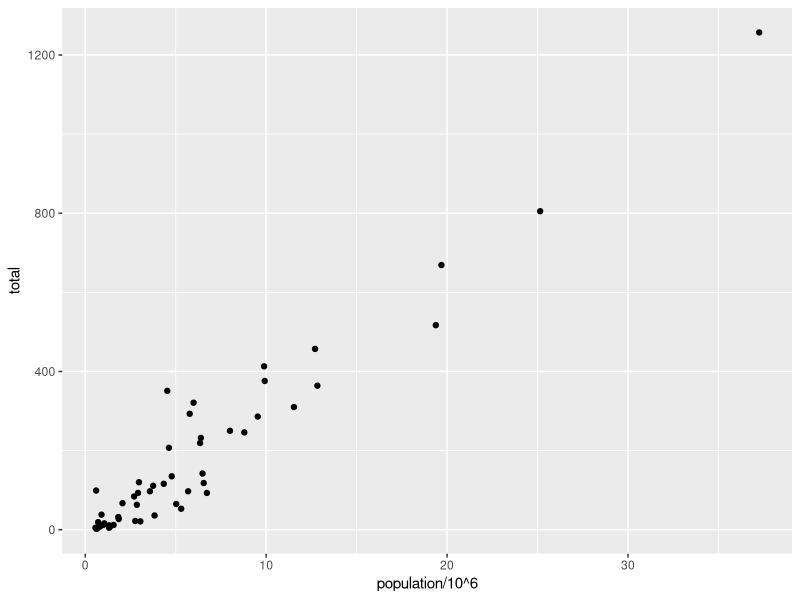
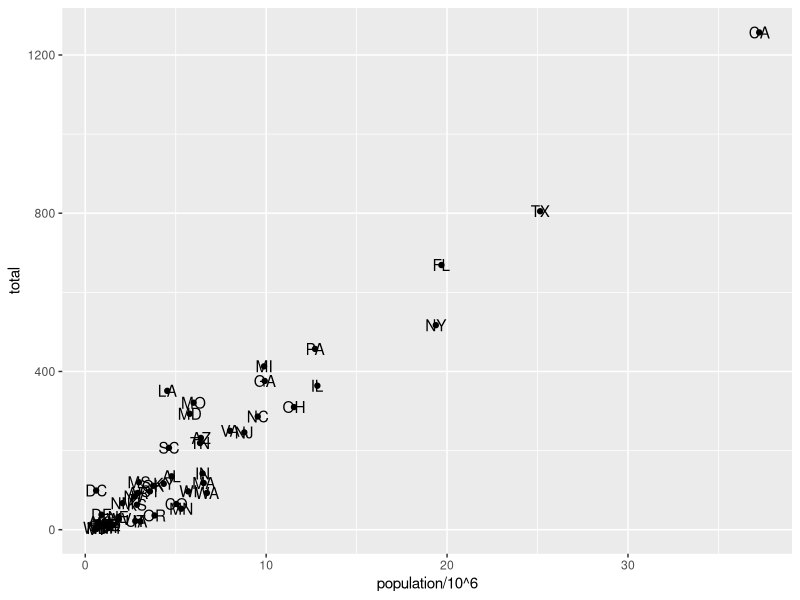
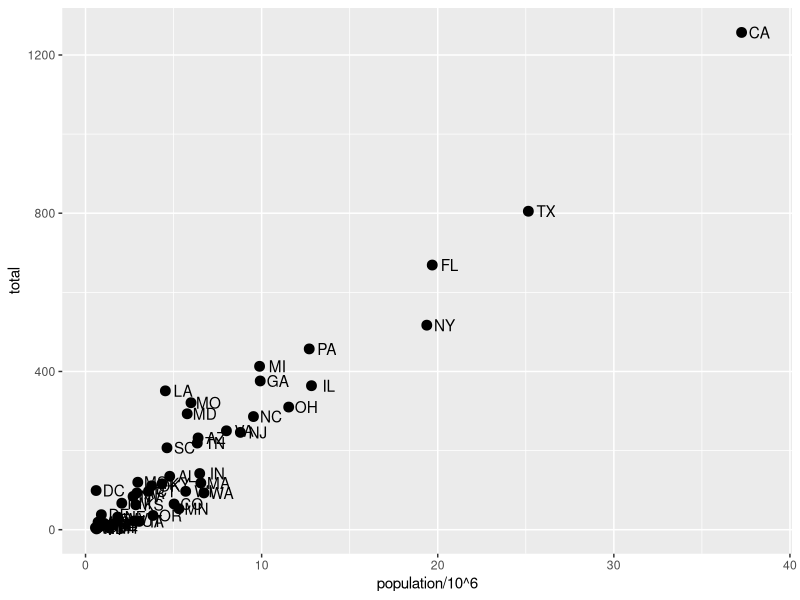
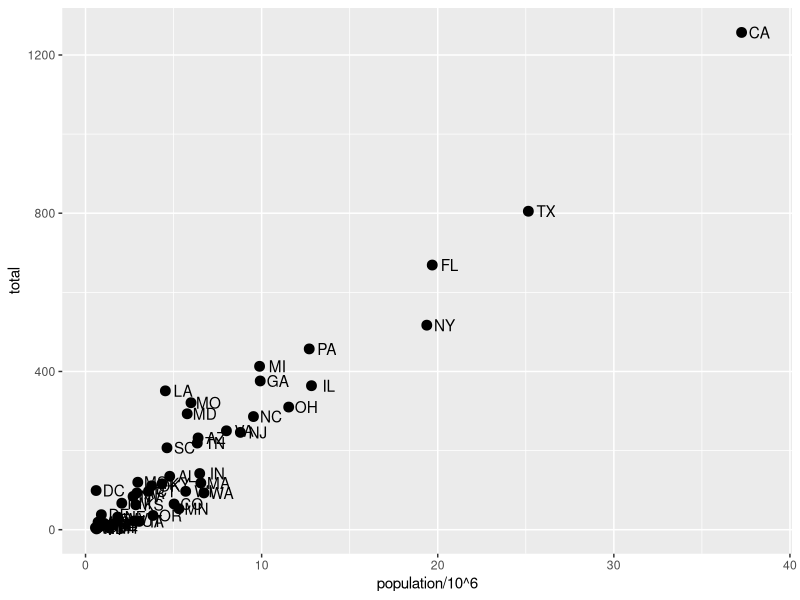
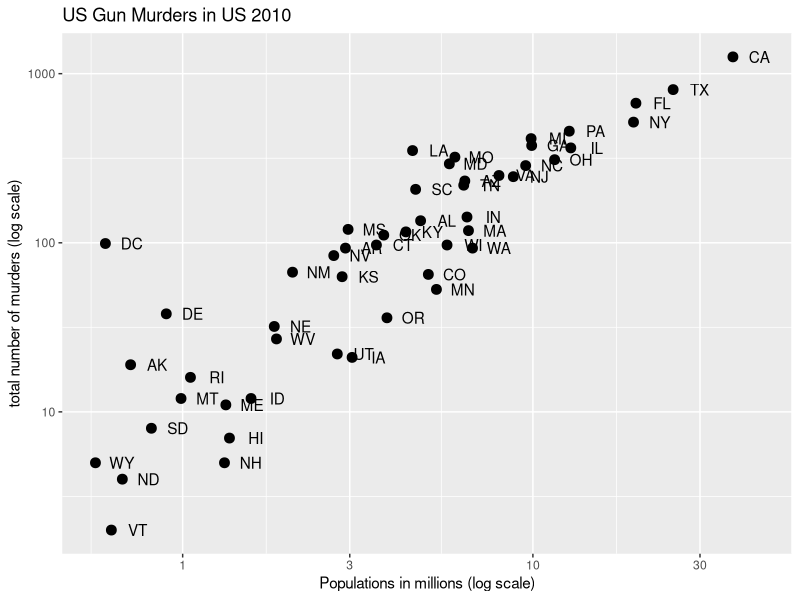
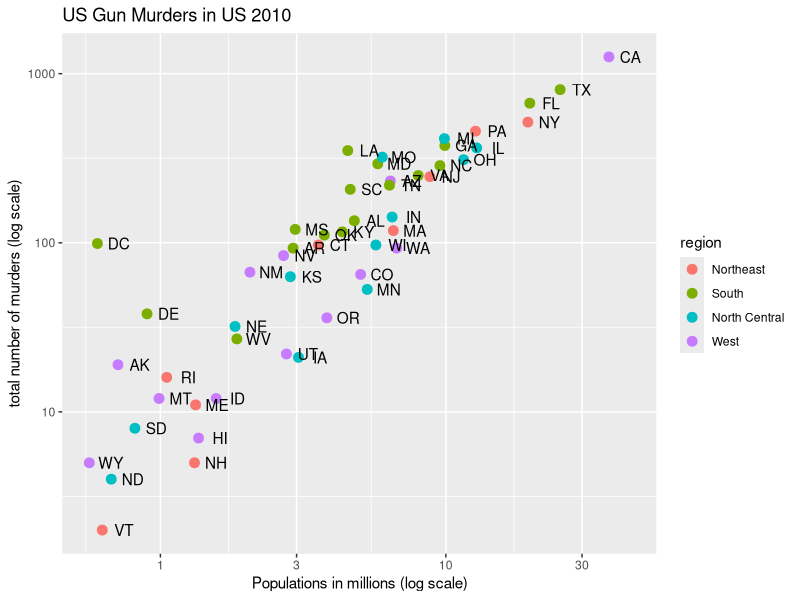
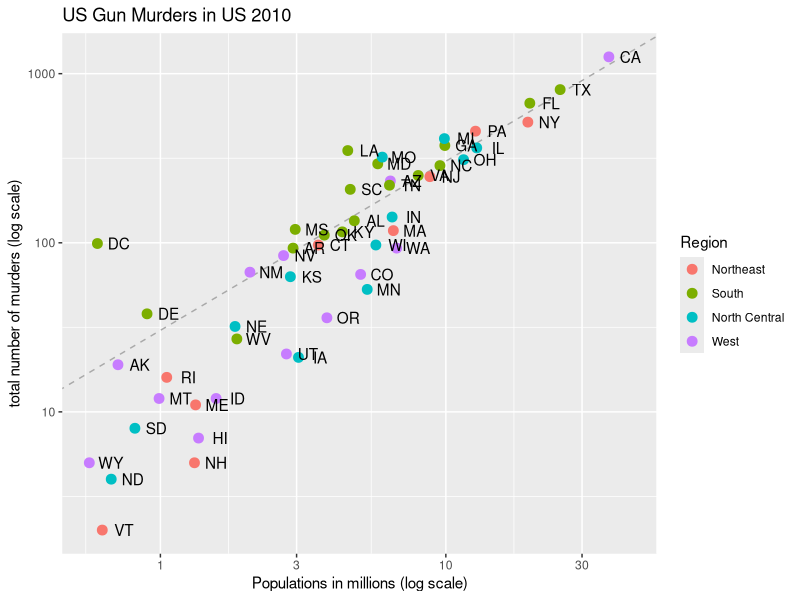
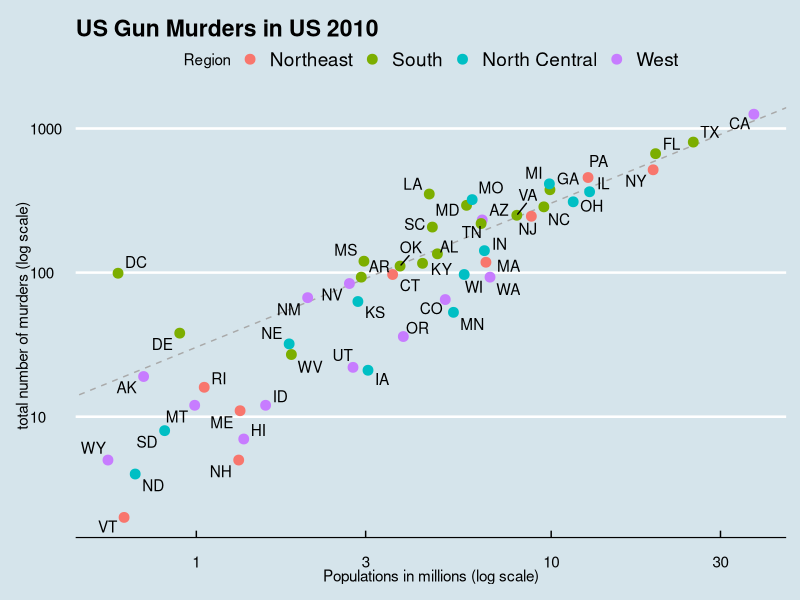

Reproduce these figures in R, in order.
library(dslabs)
library(ggplot2)
library(tidyverse)
library(dplyr)
# This demo uses the US gun murders data set from wikipedia https://en.wikipedia.org/wiki/Gun_violence_in_the_United_States_by_state
# altough the data is similar the dataset used here is from 2010 and the wikipedia data is from 2015
data(murders)
head(murders)

# the most simple use of ggplot

p <- murders %>% ggplot() + geom_point(aes(x = population/10^6, y = total))
print(p)

# a little bit more refined
p_with_text <- p +
  geom_text(aes(x = population/10^6, y = total, label = abb))
print(p_with_text)

# we get a little bit better here
p_a_little_better <- murders %>% ggplot() +
  geom_point(aes(x = population/10^6, y = total), size = 3) +
  geom_text(aes(x = population/10^6, y = total, label = abb), nudge_x = 1)
print(p_a_little_better)

# now use a global aesthetic mapping to simplify the code above
# note that all geomitries will default to the globally defined aes
# important you can still overwrite the global aes in each of the layers locally
p_simplified <-  murders %>% ggplot(aes(x = population/10^6, y = total, label = abb)) +
  geom_point(size = 3) + geom_text(nudge_x = 1)
print(p_simplified)

# changing the scale of the x and y axis, adding lables to the axis and add a title
p_scaled <- murders %>% ggplot(aes(x = population/10^6, y = total, label = abb)) +
  geom_point(size = 3) +
  geom_text(nudge_x = 0.075) + # we have to adjust the nudge because the plot is now in the log scale
  scale_y_log10() +
  scale_x_log10() +
  xlab("Populations in millions (log scale)") +
  ylab("total number of murders (log scale)") +
  ggtitle("US Gun Murders in US 2010")

print(p_scaled)

# adding a color mapping to the plot for the regions

# changing the scale of the x and y axis, adding lables to the axis and add a title
p_colored <- murders %>% ggplot(aes(x = population/10^6, y = total, label = abb)) +
  geom_point(aes(col=region), size = 3) +
  geom_text(nudge_x = 0.075) +
  scale_y_log10() +
  scale_x_log10() +
  xlab("Populations in millions (log scale)") +
  ylab("total number of murders (log scale)") +
  ggtitle("US Gun Murders in US 2010")

print(p_colored)

# adding the average murder rate to the graph
# therefore we need to calculate the average rate with the help of the dplyr package
rate <- murders %>% summarize(rate = sum(total) / sum(population) * 10^6) %>% .$rate
p_average_line <- murders %>% ggplot(aes(x = population/10^6, y = total, label = abb)) +
  geom_abline(intercept = log10(rate), lty = 2, color = "darkgrey") +
  geom_point(aes(col=region), size = 3) +
  geom_text(nudge_x = 0.075) +
  scale_y_log10() +
  scale_x_log10() +
  xlab("Populations in millions (log scale)") +
  ylab("total number of murders (log scale)") +
  ggtitle("US Gun Murders in US 2010") +
  scale_color_discrete(name = "Region")

print(p_average_line)


# last but not least using addon packages for plot themes and enhance the readability
library(ggthemes)
library(ggrepel)
p_final <- murders %>% ggplot(aes(x = population/10^6, y = total, label = abb)) +
  geom_abline(intercept = log10(rate), lty = 2, color = "darkgrey") +
  geom_point(aes(col=region), size = 3) +
  geom_text_repel() + # new from the ggrepel package; replaced the geom_text function
  scale_y_log10() +
  scale_x_log10() +
  xlab("Populations in millions (log scale)") +
  ylab("total number of murders (log scale)") +
  ggtitle("US Gun Murders in US 2010") +
  scale_color_discrete(name = "Region") +
  theme_economist() # new line from the ggthemes package

print(p_final)
